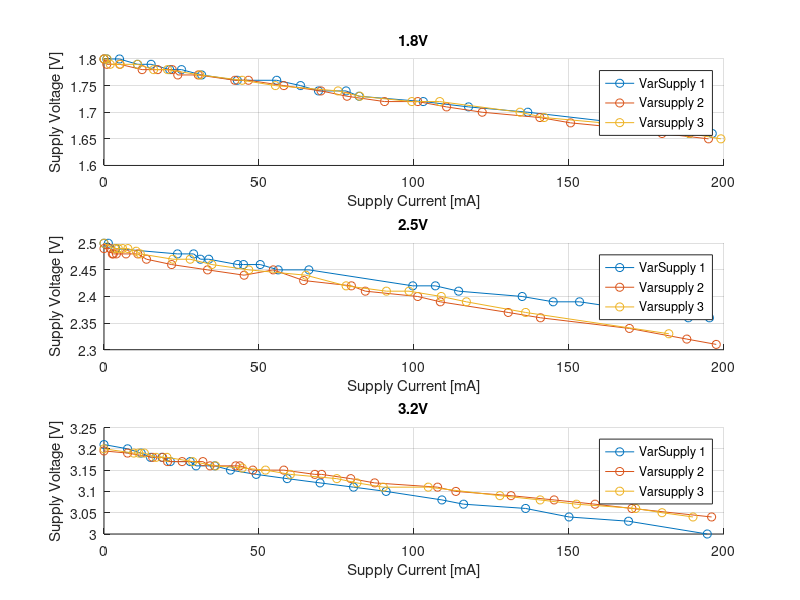

Reproduce this figure in MATLAB.

% Voltage vs Current
%mA V


VarSupply1_1V8 =[  
    0, 1.8;
    0.9, 1.8;
    5.0 ,1.8;
    10.8, 1.79;
    15.2 , 1.79;
    21.2 ,1.78;
    25.0, 1.78;
    31.5, 1.77;
    43.0, 1.76;
    55.7,1.76;
    63.4, 1.75;
    69.2,1.74;
    78.1, 1.74;
    82.3, 1.73;
    103, 1.72;
    117.6,1.71;
    136.7, 1.7;
    166.4, 1.68;
    188.8, 1.66;
    196.2, 1.66
    
    
  ]

VarSupply2_1v8 = [  
    0,1.8;
    0.9, 1.79;
    5.1, 1.79;
    12.3, 1.78;
    17.3, 1.78;
    22.0, 1.78;
    23.8, 1.77;
    30.4, 1.77;
    42.2, 1.76;
    46.6, 1.76;
    58.0, 1.75;
    70.0, 1.74;
    78.4, 1.73;
    90.5, 1.72;
    101.2, 1.72;
    110.5, 1.71;
    122, 1.70;
    140.6, 1.69;
    150.5, 1.68;
    168.2, 1.67;
    171.3, 1.67;
    180.0, 1.66;
    195, 1.65
    
    ]

VarSupply3_1v8 = [  
    0, 1.8;
    1.0, 1.8;
    2, 1.79;
    5.2, 1.79;
    10.8, 1.79;
    16.0, 1.78;
    20.5, 1.78;
    30.9, 1.77;
    44.6, 1.76;
    55.3, 1.75;
    75.5, 1.74;
    82.5, 1.73;
    99.3, 1.72;
    108.3, 1.72;
    134.2, 1.7;
    142, 1.69;
    161, 1.68;
    180, 1.67;
    188.8, 1.66;
    199, 1.65
    
    ]
                   
VarSupply1_2V5 = [ 
    0, 2.5;
    1.4, 2.5;
    3.8, 2.49;
    23.7, 2.48;
    28.9, 2.48;
    31.1, 2.47;
    33.8, 2.47;
    43.1, 2.46;
    45.0, 2.46;
    50.4, 2.46;
    56.2, 2.45;
    66.1, 2.45;
    99.6, 2.42;
    106.9, 2.42;
    114.4, 2.41;
    134.9, 2.40;
    144.9, 2.39;
    153.4, 2.39;
    188.5, 2.36;
    195.3, 2.36
   ]
           
VarSupply2_2V5 = [ 
    0, 2.49;
    2.0, 2.49;
    2.7, 2.48;
    3.0, 2.48;
    4.0, 2.48;
    7.1, 2.48;
    10.9, 2.48;
    13.7, 2.47;
    21.8, 2.46;
    33.4, 2.45;
    45.2, 2.44;
    54.6, 2.45;
    64.4, 2.43;
    79.8, 2.42;
    84.3, 2.41;
    101.2, 2.40;
    108.5, 2.39;
    130.4, 2.37;
    140.8, 2.36;
    169.5, 2.34;
    188, 2.32;
    197.5, 2.31
    ];

          
VarSupply3_2V5 = [ 
    0, 2.50;
    3.5, 2.49;
    4.6, 2.49;
    6, 2.49;
    7.7, 2.49;
    10.4, 2.485;
    11.7, 2.48;
    22.2, 2.47;
    27.8, 2.47;
    34.8, 2.46;
    46.7 , 2.45;
    65.1, 2.44;
    78.1, 2.42;
    91.1, 2.41;
    98.4, 2.41;
    108.8, 2.40;
    116.9, 2.39;
    136.0, 2.37;
    182.2, 2.33;
    ];


VarSupply2_3V2 = [
    196, 3.04;
    170.3, 3.06;
    158.4, 3.07;
    145.2, 3.08;
    131.3, 3.09;
    113.5, 3.10;
    107.6, 3.11;
    87.3, 3.12;
    79.6, 3.13;
    70.2, 3.14;
    68.0, 3.14;
    58.0, 3.15;
    48, 3.15;
    43.8, 3.16;
    42.5, 3.16;
    34.2, 3.16;
    31.9, 3.17;
    25.2, 3.17;
    20.5, 3.17;
    18.9, 3.18;
    15.7, 3.18;
    7.6, 3.19;
    0. 3.195;
  ];

VarSupply3_3V2 = [
    0, 3.2;
    9.6, 3.19;
    11.2, 3.19;
    13.0, 3.19;
    16.8, 3.18;
    20.3, 3.18;
    28.6, 3.17;
    36.0, 3.16;
    44.6, 3.155;
    52.1, 3.15;
    60.1, 3.14;
    75.1, 3.13;
    81.6, 3.12;
    90.1, 3.11;
    104.6, 3.11;
    127.7, 3.09;
    140.7, 3.08;
    152.4, 3.07;
    171.5, 3.06;
    180, 3.05;
    190, 3.04;
  ];


VarSupply1_3V2 = [
    0, 3.21;
    7.6, 3.20;
    12.0, 3.19;
    15.0, 3.18;
    18.7, 3.18;
    21.4, 3.17;
    27.8, 3.17;
    29.7, 3.16;
    35.7, 3.16;
    40.8, 3.15;
    49.1, 3.14;
    59.1, 3.13;
    69.7, 3.12;
    80.5, 3.11;
    91, 3.10;
    109, 3.08;
    116, 3.07;
    136, 3.06;
    150, 3.04;
    169.2, 3.03;
    194.6, 3.00
  ];

figure
    subplot(3,1,1);
    hold on
    title('1.8V')
    plot(VarSupply1_1V8(:,1),VarSupply1_1V8(:,2),"-o")
    plot(VarSupply2_1v8(:,1),VarSupply2_1v8(:,2),"-o")
    plot(VarSupply3_1v8(:,1),VarSupply3_1v8(:,2),"-o")
    xlabel('Supply Current [mA]');
    ylabel('Supply Voltage [V]');
    legend('VarSupply 1','Varsupply 2', 'Varsupply 3');
    grid on
   
    subplot(3,1,2);
    hold on
    title('2.5V')
    plot(VarSupply1_2V5(:,1),VarSupply1_2V5(:,2),"-o")
    plot(VarSupply2_2V5(:,1),VarSupply2_2V5(:,2),"-o")
    plot(VarSupply3_2V5(:,1),VarSupply3_2V5(:,2),"-o")
    xlabel('Supply Current [mA]');
    ylabel('Supply Voltage [V]');
    legend('VarSupply 1','Varsupply 2', 'Varsupply 3');
     grid on
    
    subplot(3,1,3);
    hold on
    title('3.2V')
    plot(VarSupply1_3V2(:,1),VarSupply1_3V2(:,2),"-o")
    plot(VarSupply2_3V2(:,1),VarSupply2_3V2(:,2),"-o")
    plot(VarSupply3_3V2(:,1),VarSupply3_3V2(:,2),"-o")
    xlabel('Supply Current [mA]');
    ylabel('Supply Voltage [V]');
     grid on
    
    legend('VarSupply 1','Varsupply 2', 'Varsupply 3');;